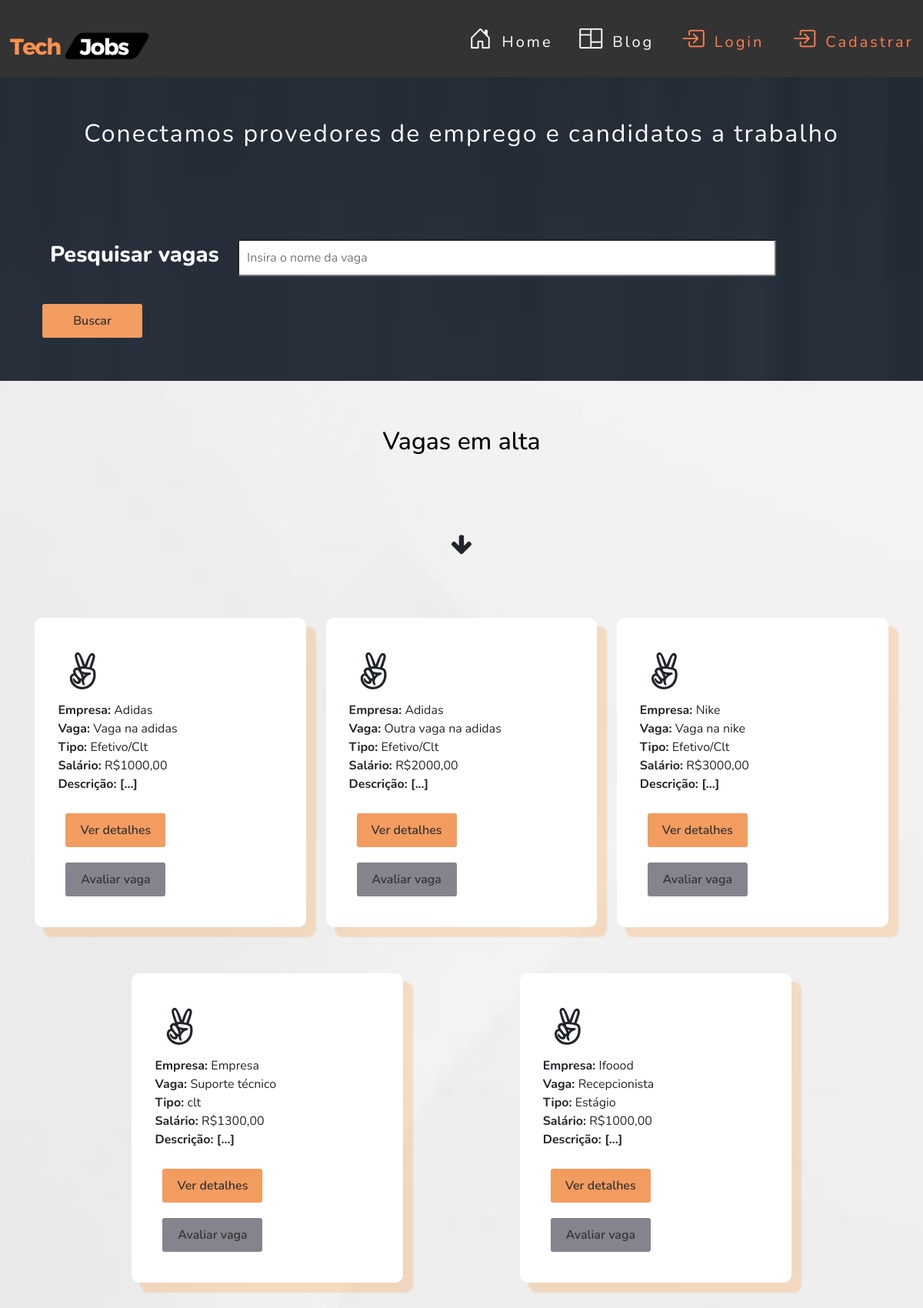
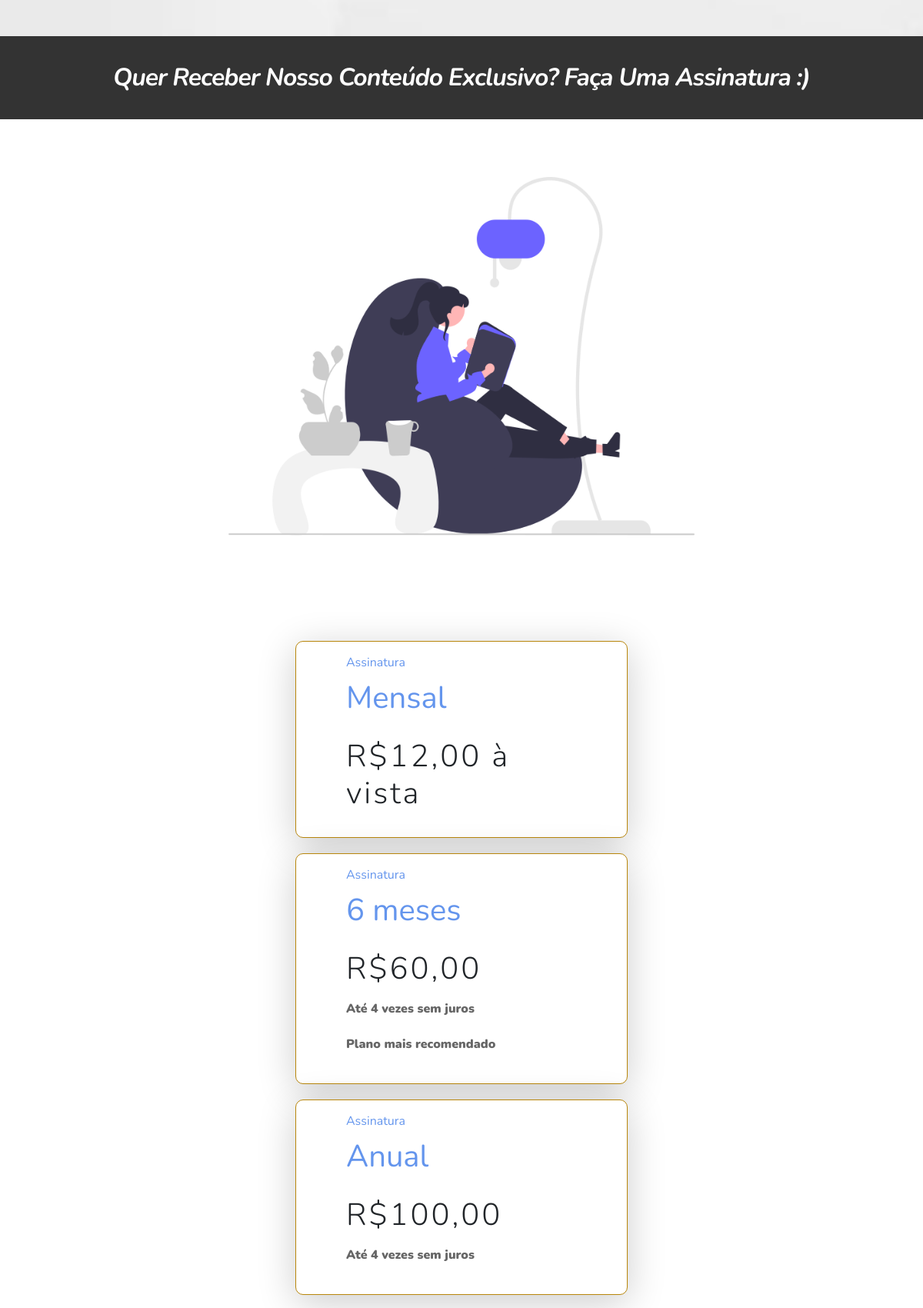
The app's page /view/index.php (upper part) with its own data (2 pictures, top to bottom).
### tables this page shows
CREATE TABLE `vaga` (
  `id` int NOT NULL,
  `nome` varchar(50) NOT NULL,
  `tipo` varchar(30) NOT NULL,
  `descricao` longtext NOT NULL,
  `salario` varchar(50) NOT NULL,
  `carga_horaria` varchar(100) NOT NULL,
  `data_publicacao` date NOT NULL,
  `data_expiracao` date NOT NULL,
  `usuario_id` int DEFAULT NULL
);

CREATE TABLE `usuario` (
  `id` int NOT NULL,
  `nome` varchar(40) DEFAULT NULL,
  `razao_social` varchar(50) DEFAULT NULL,
  `cpf` varchar(20) DEFAULT NULL,
  `cnpj` varchar(18) DEFAULT NULL,
  `senha` varchar(50) DEFAULT NULL,
  `email` varchar(50) NOT NULL,
  `sexo` varchar(20) DEFAULT NULL,
  `ddi` varchar(6) DEFAULT NULL,
  `ddd` varchar(20) DEFAULT NULL,
  `numero` varchar(17) DEFAULT NULL,
  `cep` varchar(15) DEFAULT NULL,
  `cidade` varchar(30) DEFAULT NULL,
  `logradouro` varchar(10) DEFAULT NULL,
  `bairro` varchar(30) DEFAULT NULL,
  `lote` varchar(10) DEFAULT NULL,
  `rua` varchar(30) DEFAULT NULL,
  `complemento` varchar(20) DEFAULT NULL,
  `curriculo` varchar(100) NOT NULL,
  `perfil_id` int DEFAULT NULL
);

### src/database/conexao.php (called while the page is built)
<?php
class Conexao
{
    public static function getConexao()
    {
        try {
            return new PDO("mysql:host=127.0.0.1;dbname=techjobsdb", "root", "");
        } catch (\PDOException $e) {
            echo 'Error ao conectar com banco de dados. ' . $e->getMessage();
            return null;
        }
    }
}

### src/dao/vagadao.php (called while the page is built, shortened)
<?php
include_once __DIR__ . '/../database/conexao.php';
class VagaDAO
{
    private $dbh;
    public function __construct()
    {
        $this->dbh = Conexao::getConexao();
    }
    public function getAll()
    {
        $query = "SELECT * FROM vaga";
        $stmt = $this->dbh->query($query);
        $rows = $stmt->fetchAll();
        $this->dbh = null;
        return $rows;
    }
}

### src/dao/usuariodao.php (called while the page is built, shortened)
<?php
include_once __DIR__ . '/../database/conexao.php';
class  UsuarioDAO
{
    private $dbh;
    public function __construct()
    {
        $this->dbh = Conexao::getConexao();
    }
    public function getById($id)
    {
        $query = "SELECT * FROM usuario WHERE id = :id";
        $stmt = $this->dbh->prepare($query);
        $stmt->bindParam(":id", $id);
        $stmt->execute();
        $row = $stmt->fetch(PDO::FETCH_BOTH);
        $this->dbh = null;
        return $row;
    }
}

### vaga/all.php (the view, shortened to what this page needs)
<?php
require_once __DIR__ . '/../src/dao/vagadao.php';
require_once __DIR__ . '/../src/dao/usuariodao.php';
$dao = new VagaDAO();
$vagas = $dao->getAll();
foreach ($vagas
         as $vaga) { ?>
    <?php
    $id = $vaga['usuario_id'];
    $dao = new UsuarioDAO();
    $usuario = $dao->getById($id);
    ?>
    <article>
        <div class="icon"><i class="fa fa-3x fa-angellist"></i></div>
        <?php echo '<strong>Empresa: </strong>' . ucfirst($usuario[1]) ?><br>
        <div class="content" title="<?= $vaga['descricao'] ?>">
            <?php echo '<strong>Vaga: </strong>' . ucfirst($vaga['nome']) ?><br>
            <p><?php echo '<strong>Tipo: </strong> ' . $vaga['tipo'] ?><br>
                <?php echo '<strong>Salário: </strong> ' . $vaga['salario'] ?><br>
                <?php echo '<strong>Descrição: [...]</strong> '; ?>
            </p>
            <span>
               <a href="../vaga/candidatar.php?id=<?= $vaga['id'] ?>">
                    <button type="submit" class="btn-orange">Ver detalhes
                    </button>
               </a>
               <a href="../vaga/avaliar.php?id=<?= $vaga['id'] ?>">
                    <button type="submit" class="btn">Avaliar vaga
                    </button>
               </a>
            </span>
        </div>
    </article>
<?php } ?>

### assets/css/style.css (style rules this page uses)
* { margin: 0; padding: 0; box-sizing: border-box; font-family: Nunito, Arial, Helvetica, sans-serif; }
body { background-color: #eee; animation-name: FadeIn; animation-duration: .6s; animation-delay: .5s; animation-timing-function: ease-in-out; animation-fill-mode: backwards; animation-direction: alternate; font-family: Arial, Helvetica, sans-serif; background: url("../img/0-white-bg-1.jpeg"); background-size: cover; overflow-x: hidden; }
.main-blog .main-blog-content article { flex-basis: calc(33% - 30px); margin-bottom: 60px; border: none #e2dddd; border-radius: 10px; background-color: #fff; box-shadow: 12px 12px 2px 1px rgba(255, 132, 0, 0.2); padding: 30px; }
.main-blog .main-blog-content article .icon { padding: 15px; margin: 0 auto; }
a { text-decoration: none }

### assets/css/button.css (style rules this page uses)
.btn { border: none; padding: 10px; margin: 10px; width: 130px; background-color: rgb(132, 132, 142); color: #333333; text-align: center; text-decoration: none; font-weight: 600; border-radius: 3px; flex-basis: 20%; cursor: pointer; transition: 0.6s; }
.btn-orange { border: none; padding: 10px; margin: 10px; width: 130px; background-color: rgb(243, 156, 95); color: #333333; text-align: center; text-decoration: none; font-weight: 600; border-radius: 3px; flex-basis: 20%; cursor: pointer; transition: 0.6s; }

### records on screen
vaga: usuario.nome "Adidas", nome "Vaga na adidas", tipo "Efetivo/Clt", salario "R$1000,00"
vaga: usuario.nome "Adidas", nome "Outra vaga na adidas", tipo "Efetivo/Clt", salario "R$2000,00"
vaga: usuario.nome "Nike", nome "Vaga na nike", tipo "Efetivo/Clt", salario "R$3000,00"
vaga: usuario.nome "Empresa", nome "Suporte técnico", tipo "clt", salario "R$1300,00"
vaga: usuario.nome "Ifoood", nome "Recepcionista", tipo "Estágio", salario "R$1000,00"
